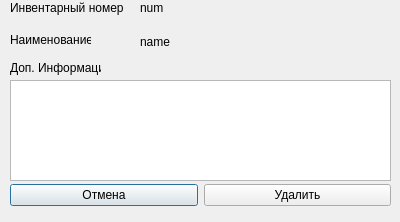
<?xml version="1.0" encoding="UTF-8"?>
<ui version="4.0">
 <class>Dialog</class>
 <widget class="QDialog" name="Dialog">
  <property name="geometry">
   <rect>
    <x>0</x>
    <y>0</y>
    <width>400</width>
    <height>222</height>
   </rect>
  </property>
  <property name="windowTitle">
   <string>Dialog</string>
  </property>
  <widget class="QLabel" name="label_3">
   <property name="geometry">
    <rect>
     <x>10</x>
     <y>30</y>
     <width>81</width>
     <height>20</height>
    </rect>
   </property>
   <property name="text">
    <string>Наименование</string>
   </property>
  </widget>
  <widget class="QPlainTextEdit" name="extra">
   <property name="geometry">
    <rect>
     <x>10</x>
     <y>80</y>
     <width>381</width>
     <height>101</height>
    </rect>
   </property>
  </widget>
  <widget class="QWidget" name="horizontalLayoutWidget">
   <property name="geometry">
    <rect>
     <x>10</x>
     <y>180</y>
     <width>381</width>
     <height>31</height>
    </rect>
   </property>
   <layout class="QHBoxLayout" name="horizontalLayout">
    <item>
     <widget class="QPushButton" name="cancel_btn">
      <property name="text">
       <string>Отмена</string>
      </property>
     </widget>
    </item>
    <item>
     <widget class="QPushButton" name="ok_btn">
      <property name="text">
       <string>Удалить</string>
      </property>
     </widget>
    </item>
   </layout>
  </widget>
  <widget class="QLabel" name="label_4">
   <property name="geometry">
    <rect>
     <x>10</x>
     <y>60</y>
     <width>91</width>
     <height>16</height>
    </rect>
   </property>
   <property name="text">
    <string>Доп. Информация</string>
   </property>
  </widget>
  <widget class="QLabel" name="label_2">
   <property name="geometry">
    <rect>
     <x>10</x>
     <y>0</y>
     <width>121</width>
     <height>16</height>
    </rect>
   </property>
   <property name="text">
    <string>Инвентарный номер</string>
   </property>
  </widget>
  <widget class="QLabel" name="num">
   <property name="geometry">
    <rect>
     <x>140</x>
     <y>0</y>
     <width>251</width>
     <height>16</height>
    </rect>
   </property>
   <property name="text">
    <string>num</string>
   </property>
  </widget>
  <widget class="QLabel" name="name">
   <property name="geometry">
    <rect>
     <x>140</x>
     <y>26</y>
     <width>251</width>
     <height>31</height>
    </rect>
   </property>
   <property name="text">
    <string>name</string>
   </property>
  </widget>
 </widget>
 <resources/>
 <connections/>
</ui>
